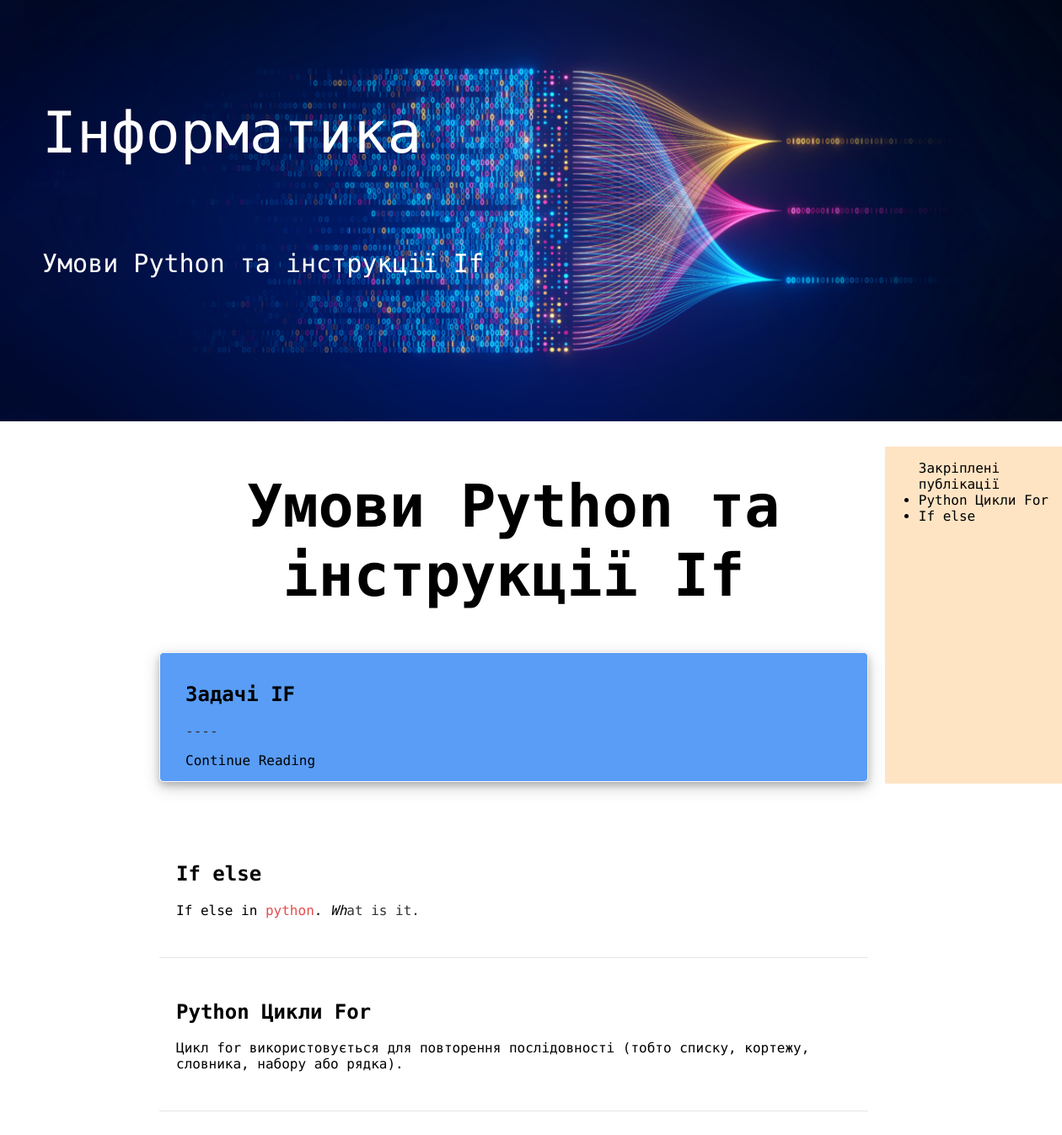
The page /categories/umovi-python-ta-instrukciyi-if/ on the database its author committed.
### main/models.py (models this page shows, shortened)
class Categories(models.Model):
    img = models.ImageField(upload_to='cat',verbose_name='Фото категории', blank=True,)
    name = models.CharField(max_length=200, verbose_name='Название')
    description = models.TextField()
    parent_category = models.ForeignKey('self', on_delete=models.CASCADE, null=True, blank=True)
    slug = models.SlugField(max_length=200, unique=True, blank=True, null=True, verbose_name='URL')
    is_favorite = models.BooleanField(default=False)
    def get_subcategories(self):
        return Categories.objects.filter(parent_category=self)
    def __str__(self):
        return self.name
    class Meta:
        verbose_name_plural = 'Категории'
        verbose_name = 'Категория'
        ordering = ['name']

class Post(models.Model):
    name = models.CharField(max_length=200)
    img = models.ImageField(upload_to='post',verbose_name='Фото поста', blank=True,)
    content=CKEditor5Field('Text', config_name='extends')
    category = models.ForeignKey(Categories, on_delete=models.CASCADE, null=True, blank=True)
    created_at = models.DateTimeField(auto_now_add=True)
    slug = models.SlugField(max_length=200, unique=True, blank=True, null=True, verbose_name='POST_URL')
    is_visible = models.BooleanField(default=True)
    is_favorite = models.BooleanField(default=False)
    is_pinned = models.BooleanField(default=False)
    def __str__(self):
        return self.name
    class Meta:
        verbose_name_plural = 'Пости'
        verbose_name = 'Пост'
        ordering = ['id']

class PinnedPost(models.Model):
    post = models.ForeignKey(Post, on_delete=models.CASCADE)
    category = models.ForeignKey(Categories, on_delete=models.CASCADE)

### main/views.py (the view, shortened to what this page needs)
# urls.py: path('categories/<slug:category_slug>/', views.subcategories, name='subcategories'),
def subcategories(request, category_slug):
    category = get_object_or_404(Categories, slug=category_slug)
    categories = category.get_subcategories()
    categories2 = Categories.objects.filter(parent_category=category)
    tasks = PostTasks.objects.filter(category__slug=category_slug)
    posts = Post.objects.filter(category__slug=category_slug)
    all_categories = [category] + list(categories2)
    all_posts   = Post.objects.filter(category__in=all_categories)
    pinned_posts = PinnedPost.objects.filter(category__in=all_categories)
    if tasks:
        context = {
            'tasks': tasks,
        }
        return render(request, 'main/all_tasks.html', context)
    elif posts and category:
        context = {
            'posts': posts,
            'category': category,
            'categories': categories,
            'pinned_posts': pinned_posts,
        }
        return render(request,'main/subcategories.html', context)
    elif posts :
        context = {
            'posts': posts,
            'pinned_posts': pinned_posts,
        }
        return render(request,'main/subcategories.html', context)

### templates/main/subcategories.html (shortened to what this page needs)
{% extends "base.html" %}
{% load static %}
{% block title %}
    {{category}}
{% endblock title %}
{% block content %}
<h1>{{ category.name }}</h1>
    {% for category in categories %}
    <div class="post-subcategory">
        <h2>{{ category.name }}</h2>
        <p>{{ category.description }}</p>
        <a href="{% url 'main:subcategories' category.slug %}" class="btn btn-primary">Continue Reading</a>
    </div>
    {% endfor %}
    {% for post in posts %}
    {% if not post.img %}
    <div class="post2 post-base">
          <div class="post2-content">
            <a href="">
                <h2>{{ post.name }}</h2>
            </a>
               {{ post.content| safe }}
          </div>
      </div>
{% endif %}
{% endfor %}
</div>
{% endblock content %}
{% block nav %}
<nav>
    <ul> Закріплені публікації
        {% for pinned_post in pinned_posts %}
        <li>{{ pinned_post.post }}</li>
        {% endfor %}
    </ul>
</nav>
{% endblock nav %}

### static/css/style.css (style rules this page uses)
body { background-color: #fff; padding: 0; margin: 0; font-family: "PT Mono", monospace; font-weight: 400; font-style: normal; }
a { color: inherit; text-decoration: none; }
p { color: #333; }
h1 { text-align: center; margin: 50px 0; font-size: 70px; }
.post-subcategory { width: 100%; box-sizing: border-box; border: 1px solid #F6F5F5; border-radius: 5px; padding: 15px 30px; margin-bottom: 45px; background-color: rgba(33, 124, 243, 0.747); box-shadow: 0 4px 8px 0 rgba(0, 0, 0, 0.2), 0 6px 20px 0 rgba(0, 0, 0, 0.19); }
.post2 { padding:30px 20px; border-bottom: 1px solid #E6E7E7; }
nav { width: 300px; height: 400px; box-sizing: border-box; top: 20px; margin-left: 20px; background-color: bisque; position: sticky; margin-top: 20px; }

### rows shown on the page
Categories: name "Умови Python та інструкції If"
Categories: name "Задачі IF", description "----"
Post: name "If else", content "If else in python . Wh at is it."
Post: name "Python Цикли For", content "Цикл for використовується для повторення послідовності (тобто списку, кортежу, словника, набору або рядка)."
PinnedPost: post "Python Цикли For"
PinnedPost: post "If else"
